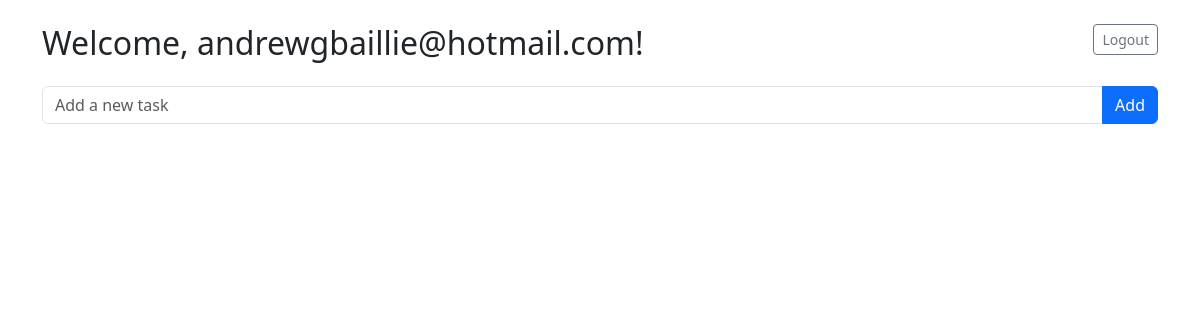
Page /dashboard (signed in) on the earlier database version.
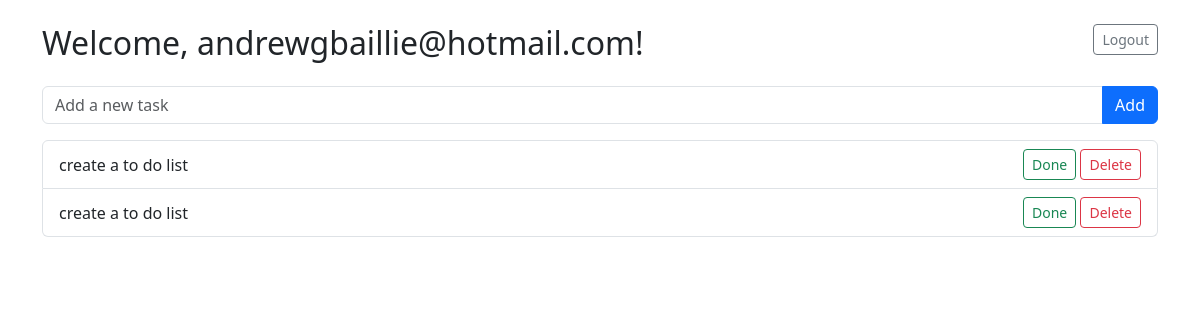
Same page on the later database version.
### app/models.py (models this page shows, shortened)
class User(UserMixin, db.Model):
    id = db.Column(db.Integer, primary_key=True)
    username = db.Column(db.String(150), unique=True, nullable=False)
    password_hash = db.Column(db.String(150), nullable=False)
    tasks = db.relationship('Task', backref='owner', lazy=True)

class Task(db.Model):
    id = db.Column(db.Integer, primary_key=True)
    content = db.Column(db.String(200), nullable=False)
    completed = db.Column(db.Boolean, default=False)
    user_id = db.Column(db.Integer, db.ForeignKey('user.id'), nullable=False)

### app/routes.py (the view)
@main.route('/dashboard')
@login_required
def dashboard():
    tasks = Task.query.filter_by(user_id=current_user.id).all()
    return render_template('dashboard.html', tasks=tasks)

### app/__init__.py (called while the page is built)
def create_app():
    app = Flask(__name__)
    app.config['SECRET_KEY'] = 'your-secret-key'
    app.config['SQLALCHEMY_DATABASE_URI'] = 'sqlite:///clicktodo.db'
    db.init_app(app)
    login_manager.init_app(app)
    login_manager.login_view = 'main.login'
    from app.models import User
    @login_manager.user_loader
    def load_user(user_id):
        return User.query.get(int(user_id))
    from .routes import main
    app.register_blueprint(main)
    return app

### app/templates/dashboard.html
{% extends "base.html" %}
{% block content %}
<a href="{{ url_for('main.logout') }}" class="btn btn-outline-secondary btn-sm float-end mb-3">Logout</a>
<h2 class="mb-4">Welcome, {{ current_user.username }}!</h2>
<form method="POST" action="{{ url_for('main.add_task') }}" class="input-group mb-3">
    <input type="text" name="content" class="form-control" placeholder="Add a new task" required>
    <button class="btn btn-primary" type="submit">Add</button>
</form>
<ul class="list-group">
    {% for task in tasks %}
        <li class="list-group-item d-flex justify-content-between align-items-center {% if task.completed %}list-group-item-success{% endif %}">
            <span>
                {% if task.completed %}
                    <s>{{ task.content }}</s>
                {% else %}
                    {{ task.content }}
                {% endif %}
            </span>
            <div>
                <form method="POST" action="{{ url_for('main.toggle_task', task_id=task.id) }}" class="d-inline">
                    <button class="btn btn-sm btn-outline-success" type="submit">
                        {% if task.completed %}Undo{% else %}Done{% endif %}
                    </button>
                </form>
                <form method="POST" action="{{ url_for('main.delete_task', task_id=task.id) }}" class="d-inline">
                    <button class="btn btn-sm btn-outline-danger" type="submit">Delete</button>
                </form>
            </div>
        </li>
    {% endfor %}
</ul>
{% endblock %}

### app/templates/base.html (shortened to what this page needs)
<!DOCTYPE html>
<html lang="en">
<head>
    <link href="https://cdn.jsdelivr.net/npm/bootstrap@5.3.3/dist/css/bootstrap.min.css" rel="stylesheet">
</head>
<body>
    <div class="container py-4">
        {% block content %}{% endblock %}
    </div>
</body>
</html>

Differences in the rows shown:
added Task: content "create a to do list", completed "Done"
added Task: content "create a to do list", completed "Done"
